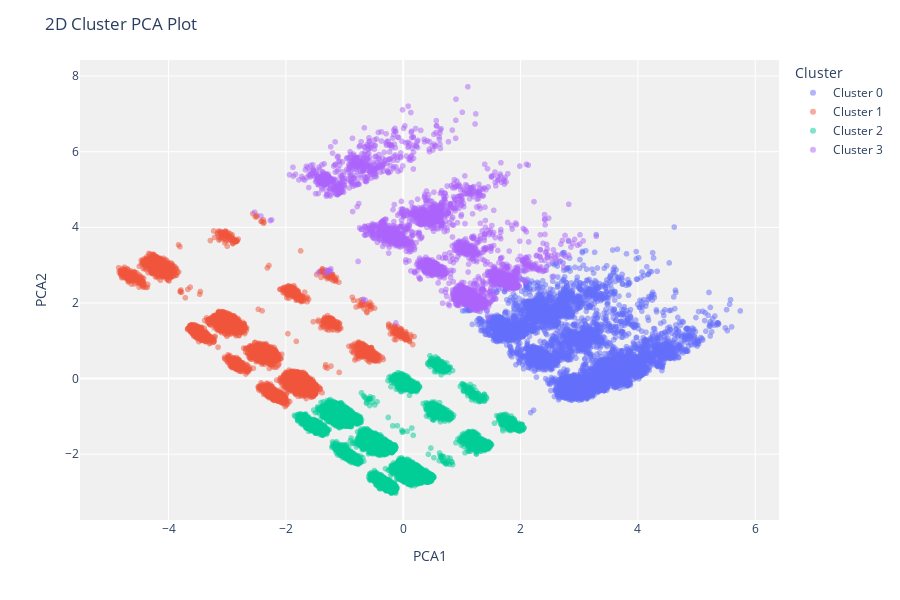

Notebook cell for this chart:
### Code cell
plot_model(model=kmeans, plot='cluster')

### Figure 1 — Plotly figure (JSON) as saved in the notebook; plotly's stock layout.template omitted (floating-point values rounded to 4 significant figures; data arrays with more than 128 entries replaced by an {"elided": "..."} marker saying what was removed)
{"data": [{"customdata": {"elided": "8689x1 int values"}, "hovertemplate": "Cluster=Cluster 0<br>PCA1=%{x}<br>PCA2=%{y}<br>Feature=%{customdata[0]}<extra></extra>", "legendgroup": "Cluster 0", "marker": {"color": "#636efa", "opacity": 0.5, "symbol": "circle"}, "mode": "markers", "name": "Cluster 0", "showlegend": true, "textposition": "top center", "type": "scattergl", "x": {"elided": "8689 float values"}, "xaxis": "x", "y": {"elided": "8689 float values"}, "yaxis": "y"}, {"customdata": {"elided": "9337x1 int values"}, "hovertemplate": "Cluster=Cluster 1<br>PCA1=%{x}<br>PCA2=%{y}<br>Feature=%{customdata[0]}<extra></extra>", "legendgroup": "Cluster 1", "marker": {"color": "#EF553B", "opacity": 0.5, "symbol": "circle"}, "mode": "markers", "name": "Cluster 1", "showlegend": true, "textposition": "top center", "type": "scattergl", "x": {"elided": "9337 float values"}, "xaxis": "x", "y": {"elided": "9337 float values"}, "yaxis": "y"}, {"customdata": {"elided": "16964x1 int values"}, "hovertemplate": "Cluster=Cluster 2<br>PCA1=%{x}<br>PCA2=%{y}<br>Feature=%{customdata[0]}<extra></extra>", "legendgroup": "Cluster 2", "marker": {"color": "#00cc96", "opacity": 0.5, "symbol": "circle"}, "mode": "markers", "name": "Cluster 2", "showlegend": true, "textposition": "top center", "type": "scattergl", "x": {"elided": "16964 float values"}, "xaxis": "x", "y": {"elided": "16964 float values"}, "yaxis": "y"}, {"customdata": {"elided": "4139x1 int values"}, "hovertemplate": "Cluster=Cluster 3<br>PCA1=%{x}<br>PCA2=%{y}<br>Feature=%{customdata[0]}<extra></extra>", "legendgroup": "Cluster 3", "marker": {"color": "#ab63fa", "opacity": 0.5, "symbol": "circle"}, "mode": "markers", "name": "Cluster 3", "showlegend": true, "textposition": "top center", "type": "scattergl", "x": {"elided": "4139 float values"}, "xaxis": "x", "y": {"elided": "4139 float values"}, "yaxis": "y"}], "layout": {"height": 600, "legend": {"title": {"text": "Cluster"}, "tracegroupgap": 0}, "margin": {"t": 60}, "plot_bgcolor": "rgb(240,240,240)", "title": {"text": "2D Cluster PCA Plot"}, "xaxis": {"anchor": "y", "domain": [0, 1], "title": {"text": "PCA1"}}, "yaxis": {"anchor": "x", "domain": [0, 1], "title": {"text": "PCA2"}}}}
